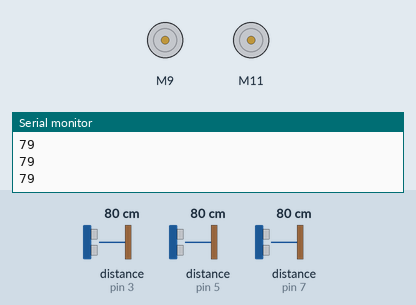
Recording of a sketch running on a simulated Arduino Uno, built with avr-gcc and run on an emulated ATmega328P. Parts: 2 × DC motor (green arrow = forward, orange = backward, longer = faster), the last lines printed to the serial monitor. Wiring (inferred from the names in the program): 3 × ultrasonic range finder: trigger pin 2, echo pin 3 / trigger pin 4, echo pin 5 / trigger pin 6, echo pin 7. The inputs (shaded band) are chosen by the test bench; at power-on: distance to the obstacle (sensors on pin 3, pin 5, pin 7) 80 cm. The echo pulse lasts 58.3 µs per cm; random numbers use the default seed unless the sketch sets one.

Above: at 1.8 s.
1.9 s: distance to the obstacle (sensor on pin 3) set to 12 cm
4.2 s: distance to the obstacle (sensor on pin 3) set to 9 cm
At 7.4 s:
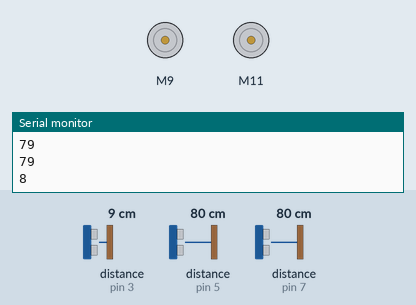
8.3 s: distance to the obstacle (sensor on pin 5) set to 2 cm
12.4 s: distance to the obstacle (sensor on pin 5) set to 18 cm
At 12.83 s:
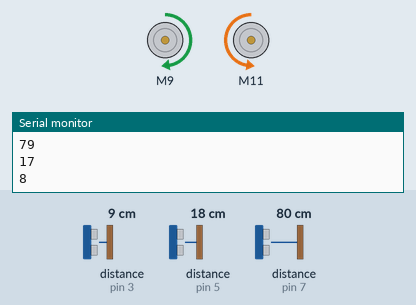
14.4 s: distance to the obstacle (sensor on pin 7) set to 2 cm
17.9 s: distance to the obstacle (sensor on pin 5) set to 4 cm
Timing chart, 0 to 22.6 s (numbered marks = the images above; inputs shaded):
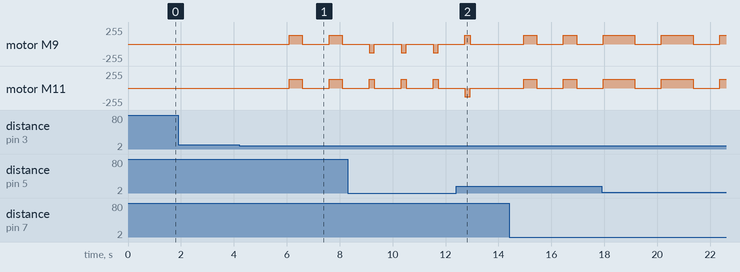

Measured:
- the behaviour switches between 11 and 10 cm on distance to the obstacle (sensor on pin 3) (found by bisection; images 0 and 1)
- after the input at 4.2 s, motor M9, motor M11: alternates forward 128/255 for 0.50 s and stopped for 1.0 s, starting after 1.9 s

The sketch:

CozmeyeDayali-Labirent.ino
```cpp
#include <L298N.h>

#define soltrigPin 2
#define solechoPin 3
#define ortatrigPin 4
#define ortaechoPin 5
#define sagtrigPin 6
#define sagechoPin 7
#define ENA 8
#define ENB 13
#define IN1 9
#define IN2 10
#define IN3 11
#define IN4 12

L298N solmotor(ENA, IN1, IN2);
L298N sagmotor(ENB, IN3, IN4);

void setup() {
  Serial.begin (9600);
  pinMode(sagtrigPin, OUTPUT);
  pinMode(sagechoPin, INPUT);
  pinMode(ortatrigPin, OUTPUT);
  pinMode(ortaechoPin, INPUT);
  pinMode(soltrigPin, OUTPUT);
  pinMode(solechoPin, INPUT);

  solmotor.setSpeed(128);
  sagmotor.setSpeed(128);
}


void loop() {
  long sure1, sag;
  digitalWrite(sagtrigPin, LOW);
  delayMicroseconds(2);
  digitalWrite(sagtrigPin, HIGH);
  delayMicroseconds(10);
  digitalWrite(sagtrigPin, LOW);
  sure1 = pulseIn(sagechoPin, HIGH);
  sag = (sure1 / 2) / 29.1;

  long sure2, orta;
  digitalWrite(ortatrigPin, LOW);
  delayMicroseconds(2);
  digitalWrite(ortatrigPin, HIGH);
  delayMicroseconds(10);
  digitalWrite(ortatrigPin, LOW);
  sure2 = pulseIn(ortaechoPin, HIGH);
  orta = (sure2 / 2) / 29.1;

  long sure3, sol;
  digitalWrite(soltrigPin, LOW);
  delayMicroseconds(2);
  digitalWrite(soltrigPin, HIGH);
  delayMicroseconds(10);
  digitalWrite(soltrigPin, LOW);
  sure3 = pulseIn(solechoPin, HIGH);
  sol = (sure3 / 2) / 29.1;

  if (sol < 10 and sag < 10 and orta > 10) {
    Serial.println("ileri gider");
    Serial.println(sag);
    Serial.println(orta);
    Serial.println(sol);
    Serial.println();
    solmotor.forward();
    sagmotor.forward();
    delay(500);
    sagmotor.stop();
    solmotor.stop();
  }
  else if (sol > 10 and sag > 10 and orta > 10) {
    Serial.println("BOMBOŞ");
    Serial.println(sag);
    Serial.println(orta);
    Serial.println(sol);
    Serial.println();
  }
  else if (sol < 10 and sag > 10 and orta < 10) {
    Serial.println("sag gider");
    Serial.println(sag);
    Serial.println(orta);
    Serial.println(sol);
    Serial.println();
    solmotor.backward();
    sagmotor.forward();
    delay(200);
    sagmotor.stop();
    solmotor.stop();
  }
  else if (sol > 10 and sag < 10 and orta < 10) {
    Serial.println("sola gider");
    Serial.println(sag);
    Serial.println(orta);
    Serial.println(sol);
    Serial.println();
    solmotor.forward();
    sagmotor.backward();
    delay(200);
    sagmotor.stop();
    solmotor.stop();
  }
  else if (sol > 10 and sag > 10 and orta < 10) {
    long randsayi;
    randsayi = random(1, 10);
    if (randsayi < 5) {
      Serial.println("RANDOM - sola gider");
      Serial.println(sag);
      Serial.println(orta);
      Serial.println(sol);
      Serial.println();
      solmotor.backward();
      sagmotor.forward();
      delay(200);
      sagmotor.stop();
      solmotor.stop();
    }
    if (randsayi > 5) {
      Serial.println("RANDOM - saga gider");
      Serial.println(sag);
      Serial.println(orta);
      Serial.println(sol);
      Serial.println();
      solmotor.forward();
      sagmotor.backward();
      delay(200);
      sagmotor.stop();
      solmotor.stop();
    }
  }
  else if (sol < 10 and sag > 10 and orta > 10) {
    long randsayi;
    randsayi = random(1, 10);
    if (randsayi < 5) {
      Serial.println("RANDOM - saga gider");
      Serial.println(sag);
      Serial.println(orta);
      Serial.println(sol);
      Serial.println();
      solmotor.forward();
      sagmotor.backward();
      delay(200);
      sagmotor.stop();
      solmotor.stop();
    }
    if (randsayi > 5) {
      Serial.println("RANDOM - ortaya gider");
      Serial.println(sag);
      Serial.println(orta);
      Serial.println(sol);
      Serial.println();
      solmotor.forward();
      sagmotor.forward();
      delay(500);
      sagmotor.stop();
      solmotor.stop();
    }
  }
  else if (sol > 10 and sag < 10 and orta > 10) {
    long randsayi;
    randsayi = random(1, 10);
    if (randsayi < 5) {
      Serial.println("RANDOM - sola gider");
      Serial.println(sag);
      Serial.println(orta);
      Serial.println(sol);
      Serial.println();
      solmotor.backward();
      sagmotor.forward();
      delay(200);
      sagmotor.stop();
      solmotor.stop();
    }
    if (randsayi > 5) {
      Serial.println("RANDOM - ortaya gider");
      Serial.println(sag);
      Serial.println(orta);
      Serial.println(sol);
      Serial.println();
      solmotor.forward();
      sagmotor.forward();
      delay(500);
      sagmotor.stop();
      solmotor.stop();
    }
  }
  else if (sol < 10 and sag < 10 and orta < 10) {
    Serial.println("ters gider");
    Serial.println(sag);
    Serial.println(orta);
    Serial.println(sol);
    Serial.println();
    solmotor.forward();
    sagmotor.forward();
    delay(1200);
    sagmotor.stop();
    solmotor.stop();
  }

  delay(1000);

}
```
